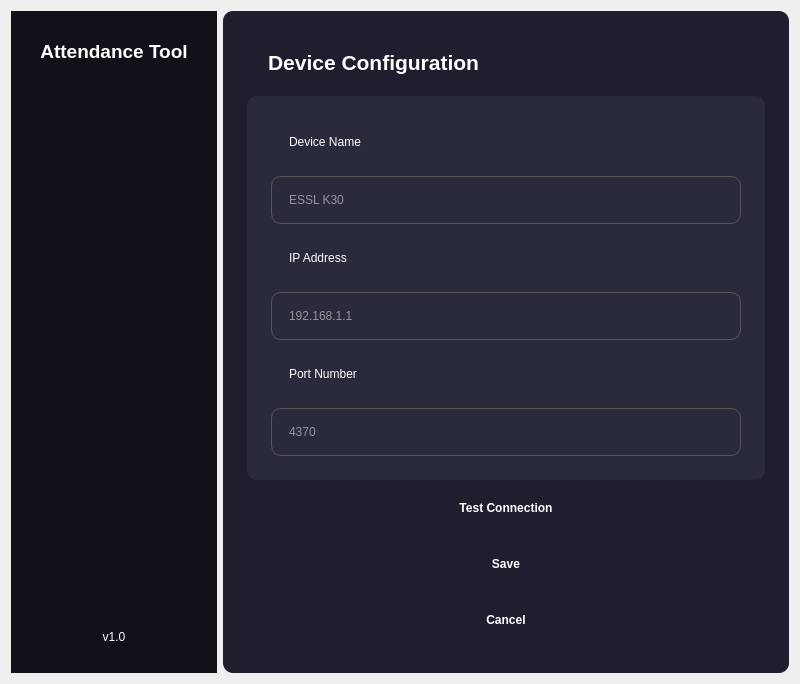
<?xml version="1.0" encoding="UTF-8"?>
<ui version="4.0">
 <class>Dialog</class>
 <widget class="QDialog" name="Dialog">
  <property name="geometry">
   <rect>
    <x>0</x>
    <y>0</y>
    <width>800</width>
    <height>684</height>
   </rect>
  </property>
  <property name="windowTitle">
   <string>Device Configuration</string>
  </property>
  <property name="styleSheet">
   <string notr="true">
QLineEdit {
    background-color: #3a3a4f;
    border: 1px solid #555;
    border-radius: 6px;
    padding: 6px;
    color: white;
}

QLineEdit:focus {
    border: 1px solid #4da3ff;
}

QPushButton {
    background-color: #4da3ff;
    border-radius: 6px;
    padding: 8px;
    font-weight: bold;
    color: white;
}

QPushButton:hover {
    background-color: #6db5ff;
}

QPushButton:pressed {
    background-color: #2d7fd3;
}
</string>
  </property>
  <layout class="QHBoxLayout">
   <item>
    <widget class="QFrame" name="sidebar">
     <property name="styleSheet">
      <string notr="true">
       background-color: #11111a;
       color: white;
       padding: 10px;
      </string>
     </property>
     <layout class="QVBoxLayout">
      <item>
       <widget class="QLabel" name="app_name">
        <property name="styleSheet">
         <string notr="true">
          font-size: 14pt;
          font-weight: bold;
         </string>
        </property>
        <property name="text">
         <string>Attendance Tool</string>
        </property>
        <property name="alignment">
         <set>Qt::AlignCenter</set>
        </property>
       </widget>
      </item>
      <item>
       <spacer>
        <property name="orientation">
         <enum>Qt::Vertical</enum>
        </property>
        <property name="sizeHint" stdset="0">
         <size>
          <width>0</width>
          <height>0</height>
         </size>
        </property>
       </spacer>
      </item>
      <item>
       <widget class="QLabel" name="label">
        <property name="text">
         <string>v1.0</string>
        </property>
        <property name="alignment">
         <set>Qt::AlignCenter</set>
        </property>
       </widget>
      </item>
     </layout>
    </widget>
   </item>
   <item>
    <widget class="QFrame" name="content_area">
     <property name="styleSheet">
      <string notr="true">
       background-color: #1e1e2f;
       border-radius: 10px;
       padding: 15px;
       color: white;
      </string>
     </property>
     <layout class="QVBoxLayout">
      <item>
       <widget class="QLabel" name="title">
        <property name="styleSheet">
         <string notr="true">
          font-size: 16pt;
          font-weight: bold;
         </string>
        </property>
        <property name="text">
         <string>Device Configuration</string>
        </property>
       </widget>
      </item>
      <item>
       <widget class="QFrame" name="card">
        <property name="styleSheet">
         <string notr="true">
          background-color: #2a2a3d;
          border-radius: 10px;
          padding: 15px;
         </string>
        </property>
        <layout class="QVBoxLayout">
         <property name="spacing">
          <number>12</number>
         </property>
         <item>
          <layout class="QVBoxLayout">
           <item>
            <widget class="QLabel" name="label">
             <property name="text">
              <string>Device Name</string>
             </property>
            </widget>
           </item>
           <item>
            <widget class="QLineEdit" name="device_name_input">
             <property name="placeholderText">
              <string>ESSL K30</string>
             </property>
            </widget>
           </item>
          </layout>
         </item>
         <item>
          <layout class="QVBoxLayout">
           <item>
            <widget class="QLabel" name="label">
             <property name="text">
              <string>IP Address</string>
             </property>
            </widget>
           </item>
           <item>
            <widget class="QLineEdit" name="ip_input">
             <property name="placeholderText">
              <string>192.168.1.1</string>
             </property>
            </widget>
           </item>
          </layout>
         </item>
         <item>
          <layout class="QVBoxLayout">
           <item>
            <widget class="QLabel" name="label">
             <property name="text">
              <string>Port Number</string>
             </property>
            </widget>
           </item>
           <item>
            <widget class="QLineEdit" name="port_input">
             <property name="placeholderText">
              <string>4370</string>
             </property>
            </widget>
           </item>
          </layout>
         </item>
        </layout>
       </widget>
      </item>
      <item>
       <layout class="QVBoxLayout">
        <property name="spacing">
         <number>12</number>
        </property>
        <item>
         <widget class="QPushButton" name="btn_test_connection">
          <property name="text">
           <string>Test Connection</string>
          </property>
         </widget>
        </item>
        <item>
         <widget class="QPushButton" name="btn_save">
          <property name="text">
           <string>Save</string>
          </property>
         </widget>
        </item>
        <item>
         <widget class="QPushButton" name="btn_cancel">
          <property name="text">
           <string>Cancel</string>
          </property>
         </widget>
        </item>
       </layout>
      </item>
      <item>
       <spacer>
        <property name="orientation">
         <enum>Qt::Vertical</enum>
        </property>
        <property name="sizeHint" stdset="0">
         <size>
          <width>0</width>
          <height>0</height>
         </size>
        </property>
       </spacer>
      </item>
     </layout>
    </widget>
   </item>
  </layout>
 </widget>
 <resources/>
 <connections/>
</ui>
